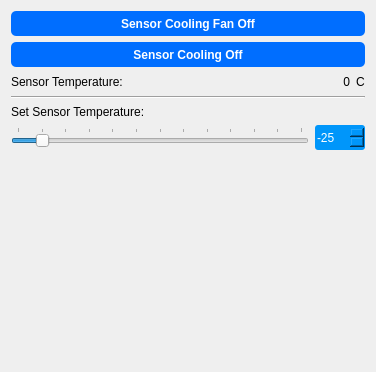
               <widget class="QWidget" name="toolTemperature">
                <property name="geometry">
                 <rect>
                  <x>0</x>
                  <y>0</y>
                  <width>376</width>
                  <height>372</height>
                 </rect>
                </property>
                <attribute name="label">
                 <string>Cooling</string>
                </attribute>
                <layout class="QVBoxLayout" name="verticalLayout_8">
                 <item>
                  <widget class="QPushButton" name="buttonFanOnOff">
                   <property name="minimumSize">
                    <size>
                     <width>30</width>
                     <height>25</height>
                    </size>
                   </property>
                   <property name="maximumSize">
                    <size>
                     <width>10000</width>
                     <height>16777215</height>
                    </size>
                   </property>
                   <property name="styleSheet">
                    <string notr="true">QPushButton{	
background-color : rgb(0,110, 255);
color:rgb(255, 255, 255);
font: 10pt &quot;Segoe UI&quot;;
font: bold;
border-radius: 5px;
}

QPushButton::checked{background-color :rgb(85, 255, 127);}

QPushButton::pressed{background-color :rgb(85, 85, 250);}</string>
                   </property>
                   <property name="text">
                    <string>Sensor Cooling Fan Off</string>
                   </property>
                   <property name="checkable">
                    <bool>true</bool>
                   </property>
                  </widget>
                 </item>
                 <item>
                  <widget class="QPushButton" name="buttonCoolingOnOff">
                   <property name="minimumSize">
                    <size>
                     <width>30</width>
                     <height>25</height>
                    </size>
                   </property>
                   <property name="maximumSize">
                    <size>
                     <width>10000</width>
                     <height>16777215</height>
                    </size>
                   </property>
                   <property name="styleSheet">
                    <string notr="true">QPushButton{	
background-color : rgb(0,110, 255);
color:rgb(255, 255, 255);
font: 10pt &quot;Segoe UI&quot;;
font: bold;
border-radius: 5px;
}

QPushButton::checked{background-color :rgb(85, 255, 127);}

QPushButton::pressed{background-color :rgb(85, 85, 250);}</string>
                   </property>
                   <property name="text">
                    <string>Sensor Cooling Off</string>
                   </property>
                   <property name="checkable">
                    <bool>true</bool>
                   </property>
                  </widget>
                 </item>
                 <item>
                  <layout class="QHBoxLayout" name="horizontalLayout_4">
                   <item>
                    <widget class="QLabel" name="label_45">
                     <property name="text">
                      <string>Sensor Temperature:</string>
                     </property>
                    </widget>
                   </item>
                   <item>
                    <spacer name="horizontalSpacer_2">
                     <property name="orientation">
                      <enum>Qt::Horizontal</enum>
                     </property>
                     <property name="sizeHint" stdset="0">
                      <size>
                       <width>108</width>
                       <height>17</height>
                      </size>
                     </property>
                    </spacer>
                   </item>
                   <item>
                    <widget class="QLabel" name="labelTemperature">
                     <property name="layoutDirection">
                      <enum>Qt::LeftToRight</enum>
                     </property>
                     <property name="text">
                      <string>0</string>
                     </property>
                     <property name="alignment">
                      <set>Qt::AlignRight|Qt::AlignTrailing|Qt::AlignVCenter</set>
                     </property>
                    </widget>
                   </item>
                   <item>
                    <widget class="QLabel" name="label_49">
                     <property name="layoutDirection">
                      <enum>Qt::LeftToRight</enum>
                     </property>
                     <property name="text">
                      <string>C</string>
                     </property>
                     <property name="alignment">
                      <set>Qt::AlignLeading|Qt::AlignLeft|Qt::AlignVCenter</set>
                     </property>
                    </widget>
                   </item>
                  </layout>
                 </item>
                 <item>
                  <widget class="Line" name="line_10">
                   <property name="orientation">
                    <enum>Qt::Horizontal</enum>
                   </property>
                  </widget>
                 </item>
                 <item>
                  <widget class="QLabel" name="label_47">
                   <property name="text">
                    <string>Set Sensor Temperature:</string>
                   </property>
                  </widget>
                 </item>
                 <item>
                  <layout class="QHBoxLayout" name="horizontalLayout_3">
                   <item>
                    <widget class="QSlider" name="sliderCooling">
                     <property name="minimum">
                      <number>-30</number>
                     </property>
                     <property name="maximum">
                      <number>30</number>
                     </property>
                     <property name="value">
                      <number>-25</number>
                     </property>
                     <property name="orientation">
                      <enum>Qt::Horizontal</enum>
                     </property>
                     <property name="invertedAppearance">
                      <bool>false</bool>
                     </property>
                     <property name="invertedControls">
                      <bool>false</bool>
                     </property>
                     <property name="tickPosition">
                      <enum>QSlider::TicksAbove</enum>
                     </property>
                     <property name="tickInterval">
                      <number>5</number>
                     </property>
                    </widget>
                   </item>
                   <item>
                    <widget class="QSpinBox" name="spinCooling">
                     <property name="minimumSize">
                      <size>
                       <width>50</width>
                       <height>25</height>
                      </size>
                     </property>
                     <property name="styleSheet">
                      <string notr="true">QSpinBox{	
background-color : rgb(0, 150, 250);
color:rgb(255, 255, 255);
font: 10pt &quot;Segoe UI&quot;;
border-radius: 3px;
}</string>
                     </property>
                     <property name="minimum">
                      <number>-30</number>
                     </property>
                     <property name="maximum">
                      <number>30</number>
                     </property>
                     <property name="value">
                      <number>-25</number>
                     </property>
                    </widget>
                   </item>
                  </layout>
                 </item>
                 <item>
                  <spacer name="verticalSpacer_5">
                   <property name="orientation">
                    <enum>Qt::Vertical</enum>
                   </property>
                   <property name="sizeHint" stdset="0">
                    <size>
                     <width>20</width>
                     <height>241</height>
                    </size>
                   </property>
                  </spacer>
                 </item>
                </layout>
               </widget>
